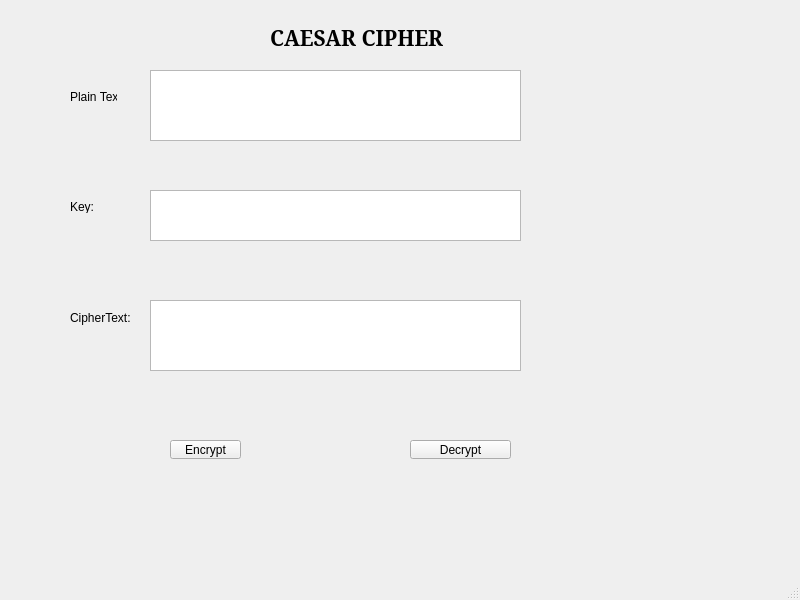
<?xml version="1.0" encoding="UTF-8"?>
<ui version="4.0">
 <class>MainWindow</class>
 <widget class="QMainWindow" name="MainWindow">
  <property name="geometry">
   <rect>
    <x>0</x>
    <y>0</y>
    <width>800</width>
    <height>600</height>
   </rect>
  </property>
  <property name="windowTitle">
   <string>MainWindow</string>
  </property>
  <widget class="QWidget" name="centralwidget">
   <widget class="QLabel" name="label">
    <property name="geometry">
     <rect>
      <x>270</x>
      <y>30</y>
      <width>191</width>
      <height>16</height>
     </rect>
    </property>
    <property name="font">
     <font>
      <family>MS Serif</family>
      <pointsize>16</pointsize>
      <weight>75</weight>
      <bold>true</bold>
     </font>
    </property>
    <property name="text">
     <string>CAESAR CIPHER</string>
    </property>
   </widget>
   <widget class="QLabel" name="PlainText">
    <property name="geometry">
     <rect>
      <x>70</x>
      <y>90</y>
      <width>47</width>
      <height>13</height>
     </rect>
    </property>
    <property name="text">
     <string>Plain Text:</string>
    </property>
   </widget>
   <widget class="QLabel" name="label_2">
    <property name="geometry">
     <rect>
      <x>70</x>
      <y>200</y>
      <width>47</width>
      <height>13</height>
     </rect>
    </property>
    <property name="text">
     <string>Key:</string>
    </property>
   </widget>
   <widget class="QLabel" name="label_3">
    <property name="geometry">
     <rect>
      <x>70</x>
      <y>310</y>
      <width>61</width>
      <height>16</height>
     </rect>
    </property>
    <property name="text">
     <string>CipherText:</string>
    </property>
   </widget>
   <widget class="QPlainTextEdit" name="txt_plain_text">
    <property name="geometry">
     <rect>
      <x>150</x>
      <y>70</y>
      <width>371</width>
      <height>71</height>
     </rect>
    </property>
   </widget>
   <widget class="QPlainTextEdit" name="txt_cipher_text">
    <property name="geometry">
     <rect>
      <x>150</x>
      <y>300</y>
      <width>371</width>
      <height>71</height>
     </rect>
    </property>
   </widget>
   <widget class="QPlainTextEdit" name="txt_key">
    <property name="geometry">
     <rect>
      <x>150</x>
      <y>190</y>
      <width>371</width>
      <height>51</height>
     </rect>
    </property>
   </widget>
   <widget class="QToolButton" name="btn_encrypt">
    <property name="geometry">
     <rect>
      <x>170</x>
      <y>440</y>
      <width>71</width>
      <height>19</height>
     </rect>
    </property>
    <property name="text">
     <string>Encrypt</string>
    </property>
   </widget>
   <widget class="QToolButton" name="btn_decrypt">
    <property name="geometry">
     <rect>
      <x>410</x>
      <y>440</y>
      <width>101</width>
      <height>19</height>
     </rect>
    </property>
    <property name="text">
     <string>Decrypt</string>
    </property>
   </widget>
  </widget>
  <widget class="QMenuBar" name="menubar">
   <property name="geometry">
    <rect>
     <x>0</x>
     <y>0</y>
     <width>800</width>
     <height>21</height>
    </rect>
   </property>
  </widget>
  <widget class="QStatusBar" name="statusbar"/>
 </widget>
 <resources/>
 <connections/>
</ui>
